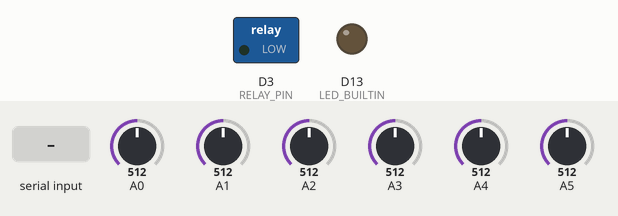
A sketch run on a simulated Arduino Uno R4 WiFi. Shown: switched loads named in the sketch (green lamp = pin HIGH), output pins drawn as LEDs (lit = HIGH). The test bench sets the inputs (shaded band); at power-on: A0 = 512, A1 = 512, A2 = 512, A3 = 512, A4 = 512, A5 = 512 (analog values on the 0–1023 scale). What the sketch prints to the serial monitor is not drawn.

Above: at 1.2 s.
1.3 s: "START\n" received over Serial
At 1.7 s:
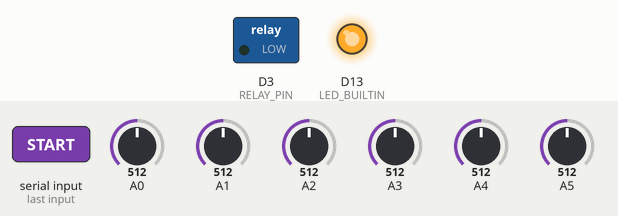
2.8 s: "1\n" received over Serial
At 4.0 s:
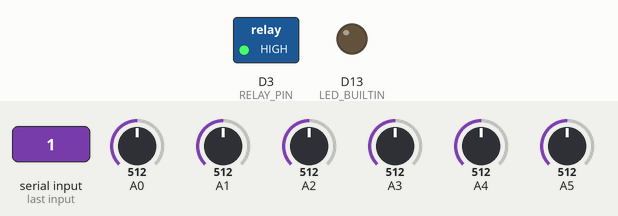
4.3 s: "START\n" received over Serial
At 5.2 s:
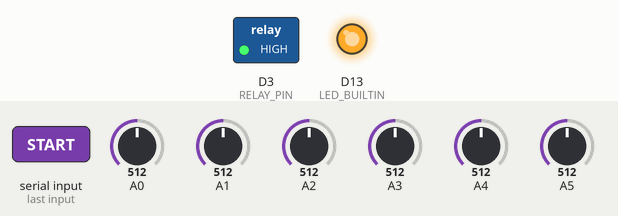
Timing chart, 0 to 7.3 s (numbered marks = the images above; inputs shaded):
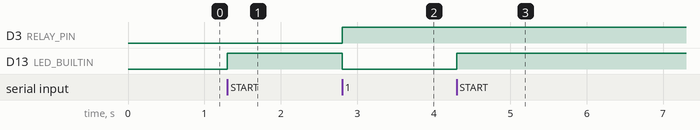

Measured:
- after the input at 1.3 s, D13 (LED_BUILTIN): LOW → HIGH at once
- after the input at 2.8 s, D3 (RELAY_PIN): LOW → HIGH at once; D13 (LED_BUILTIN): HIGH → LOW at once
- after the input at 4.3 s, D13 (LED_BUILTIN): LOW → HIGH at once

The sketch:

EEG_BioAmp_UnoR4.ino
```cpp
#include "FspTimer.h"
#include <Arduino.h>

// Definitions
#define NUM_CHANNELS 6 // Number of channels supported
#define HEADER_LEN 3   // Header = SYNC_BYTE_1 + SYNC_BYTE_2 + Counter
#define PACKET_LEN                                                             \
  (NUM_CHANNELS * 2 + HEADER_LEN +                                             \
   1)                    // Packet length = Header + Data + END_BYTE
#define SAMP_RATE 500.0  // Sampling rate (250/500 for UNO R4)
#define SYNC_BYTE_1 0xC7 // Packet first byte
#define SYNC_BYTE_2 0x7C // Packet second byte
#define END_BYTE 0x01    // Packet last byte
#define BAUD_RATE 230400 // Serial connection baud rate

// [NEW] Hardware Control
#define RELAY_PIN 3 // Pin connected to Pump Relay

// Global constants and variables
uint8_t packetBuffer[PACKET_LEN]; // The transmission packet
uint8_t currentChannel;           // Current channel being sampled
uint16_t adcValue = 0;            // ADC current value
bool timerStatus = false;         // Timer status bit
bool bufferReady = false;         // Buffer ready status bit

FspTimer ChordsTimer;

bool timerStart() {
  timerStatus = true;
  digitalWrite(LED_BUILTIN, HIGH);
  return ChordsTimer.start();
}

bool timerStop() {
  timerStatus = false;
  bufferReady = false;
  digitalWrite(LED_BUILTIN, LOW);
  return ChordsTimer.stop();
}

void timerCallback(timer_callback_args_t __attribute((unused)) * p_args) {
  if (!timerStatus or Serial.available()) {
    timerStop();
    return;
  }
  // Read 6ch ADC inputs and store current values in packetBuffer
  for (currentChannel = 0; currentChannel < NUM_CHANNELS; currentChannel++) {
    adcValue = analogRead(currentChannel); // Read Analog input
    packetBuffer[((2 * currentChannel) + HEADER_LEN)] =
        highByte(adcValue); // Write High Byte
    packetBuffer[((2 * currentChannel) + HEADER_LEN + 1)] =
        lowByte(adcValue); // Write Low Byte
  }

  // Increment the packet counter
  packetBuffer[2]++;

  // Set bufferReady status bit to true
  bufferReady = true;
}

bool timerBegin(float sampling_rate) {
  uint8_t timer_type = GPT_TIMER;
  int8_t timer_channel = FspTimer::get_available_timer(timer_type);
  if (timer_channel != -1) {
    ChordsTimer.begin(TIMER_MODE_PERIODIC, timer_type, timer_channel,
                      sampling_rate, 0.0f, timerCallback);
    ChordsTimer.setup_overflow_irq();
    ChordsTimer.open();
    return true;
  } else {
    return false;
  }
}

void setup() {
  Serial.begin(BAUD_RATE);
  while (!Serial) {
    ; // Wait for serial port to connect. Needed for native USB
  }

  // Status LED
  pinMode(LED_BUILTIN, OUTPUT);
  digitalWrite(LED_BUILTIN, LOW);

  // [NEW] Relay Control
  pinMode(RELAY_PIN, OUTPUT);
  digitalWrite(RELAY_PIN, LOW); // Start OFF

  // Initialize packetBuffer
  packetBuffer[0] = SYNC_BYTE_1;           // Sync 0
  packetBuffer[1] = SYNC_BYTE_2;           // Sync 1
  packetBuffer[2] = 0;                     // Packet counter
  packetBuffer[PACKET_LEN - 1] = END_BYTE; // End Byte

  // Setup timer
  timerBegin(SAMP_RATE);

  // Set ADC resolution to 14bit
  analogReadResolution(14);
}

void loop() {
  // Send data if the buffer is ready and the timer is activ
  if (timerStatus and bufferReady) {
    Serial.write(packetBuffer, PACKET_LEN);
    bufferReady = false;
  }

  if (Serial.available()) {
    String command = Serial.readStringUntil('\n');
    command.trim();        // Remove extra spaces or newline characters
    command.toUpperCase(); // Normalize to uppercase for case-insensitivity

    if (command == "WHORU") // Who are you?
    {
      Serial.println("UNO-R4");
    } else if (command == "START") // Start data acquisition
    {
      timerStart();
    } else if (command == "STOP") // Stop data acquisition
    {
      timerStop();
    } else if (command == "STATUS") // Get status
    {
      Serial.println(timerStatus ? "RUNNING" : "STOPPED");
    }
    // [NEW] Pump Control Commands
    else if (command == "1") {
      digitalWrite(RELAY_PIN, HIGH);
      // Serial.println("RELAY:ON"); // Avoid spamming serial if Python doesn't
      // need it
    } else if (command == "0") {
      digitalWrite(RELAY_PIN, LOW);
      // Serial.println("RELAY:OFF");
    } else {
      Serial.println("UNKNOWN COMMAND");
    }
  }
}
```
